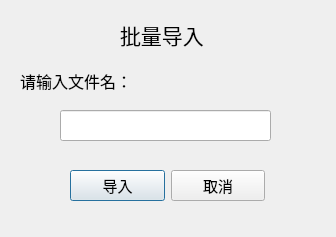
<?xml version="1.0" encoding="UTF-8"?>
<ui version="4.0">
 <class>Dialog_import</class>
 <widget class="QDialog" name="Dialog_import">
  <property name="geometry">
   <rect>
    <x>0</x>
    <y>0</y>
    <width>336</width>
    <height>237</height>
   </rect>
  </property>
  <property name="font">
   <font>
    <family>华文楷体</family>
    <pointsize>12</pointsize>
   </font>
  </property>
  <property name="windowTitle">
   <string>Dialog</string>
  </property>
  <widget class="QWidget" name="layoutWidget">
   <property name="geometry">
    <rect>
     <x>70</x>
     <y>170</y>
     <width>195</width>
     <height>31</height>
    </rect>
   </property>
   <layout class="QHBoxLayout" name="horizontalLayout">
    <item>
     <widget class="QPushButton" name="pushButton_2">
      <property name="font">
       <font>
        <family>华文楷体</family>
        <pointsize>11</pointsize>
       </font>
      </property>
      <property name="text">
       <string>导入</string>
      </property>
     </widget>
    </item>
    <item>
     <widget class="QPushButton" name="pushButton">
      <property name="font">
       <font>
        <family>华文楷体</family>
        <pointsize>11</pointsize>
       </font>
      </property>
      <property name="text">
       <string>取消</string>
      </property>
     </widget>
    </item>
   </layout>
  </widget>
  <widget class="QLabel" name="label">
   <property name="geometry">
    <rect>
     <x>120</x>
     <y>20</y>
     <width>131</width>
     <height>30</height>
    </rect>
   </property>
   <property name="font">
    <font>
     <family>华文楷体</family>
     <pointsize>16</pointsize>
    </font>
   </property>
   <property name="text">
    <string>批量导入</string>
   </property>
  </widget>
  <widget class="QLineEdit" name="lineEdit">
   <property name="geometry">
    <rect>
     <x>60</x>
     <y>110</y>
     <width>211</width>
     <height>31</height>
    </rect>
   </property>
  </widget>
  <widget class="QLabel" name="label_2">
   <property name="geometry">
    <rect>
     <x>20</x>
     <y>70</y>
     <width>151</width>
     <height>22</height>
    </rect>
   </property>
   <property name="text">
    <string>请输入文件名：</string>
   </property>
  </widget>
 </widget>
 <resources/>
 <connections/>
</ui>
